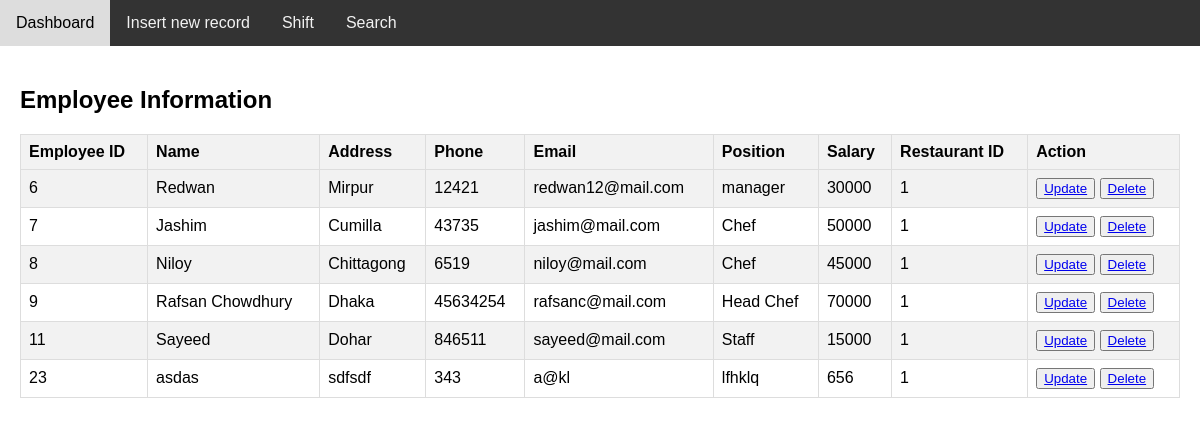
Screenshot of /Restaurant/employee/employee_table.php (signed in) with the database file from the repository.
### tables this page shows
CREATE TABLE `employee` (
  `Employee_ID` int(10) NOT NULL,
  `Name` varchar(20) DEFAULT NULL,
  `Address` varchar(100) DEFAULT NULL,
  `Phone` int(11) DEFAULT NULL,
  `Email` varchar(25) DEFAULT NULL,
  `Position` varchar(15) DEFAULT NULL,
  `salary` int(11) DEFAULT NULL,
  `Restaurant_ID` int(10) NOT NULL
);

### Restaurant/employee/employee_table.php (the view, shortened to what this page needs)
<!DOCTYPE html>
<html>
<head>
    <link rel="stylesheet" type="text/css" href="employee_table.css">
    <link rel="stylesheet" href="https://cdnjs.cloudflare.com/ajax/libs/font-awesome/4.7.0/css/font-awesome.min.css">
</head>
<body>
<div class="topnav">
  <a href="http://localhost/dbdine/Restaurant/r_dashboard/r_dashboard.php">Dashboard</a>
  <a href="http://localhost/dbdine/Restaurant/employee/employee.php">Insert new record</a>
  <a href="http://localhost/dbdine/Restaurant/employee/shift.php">Shift</a>
  <a href="http://localhost/dbdine/Restaurant/employee/employee_search.php">Search</a>
</div>
<div class="content">
  <h2>Employee Information</h2>
  <?php
include("../../admin/db.php");
$Restaurant_ID = $_SESSION['Restaurant_ID'];
$sql = "SELECT * FROM Employee WHERE Restaurant_ID = ?";
$stmt1 = $conn->prepare($sql);
$stmt1->bind_param("i", $Restaurant_ID);
$stmt1->execute();
$result1 = $stmt1->get_result();
echo "<table border='1'>";
echo "<tr><th>Employee ID</th>
<th>Name</th><th>Address</th>
<th>Phone</th><th>Email</th>
<th>Position</th>
<th>Salary</th>
<th>Restaurant ID</th>
<th>Action</th>
</tr>";
while ($row = $result1->fetch_assoc()) {
  echo "<tr>
  <td>".$row['Employee_ID']."</td>
  <td>".$row['Name']."</td>
  <td>".$row['Address']."</td>
  <td>".$row['Phone']."</td>
  <td>".$row['Email']."</td>
  <td>".$row['Position']."</td>
  <td>".$row['salary']."</td>
  <td>".$row['Restaurant_ID']."</td>
  <td>
      <button><a href='./employee_update.php?Employee_ID=".$row['Employee_ID']."'>Update</a></button>
      <button><a href='./employee_delete.php?Employee_ID=".$row['Employee_ID']."'>Delete</a></button>
  </td>
  </tr>";
}
echo "</table>";
?>
</div>
</body>
</html>

### Restaurant/employee/employee_table.css (style rules this page uses)
body { font-family: Arial, sans-serif; margin: 0; padding: 0; }
.topnav { overflow: hidden; background-color: #333; }
.topnav a { float: left; color: #f2f2f2; text-align: center; padding: 14px 16px; text-decoration: none; }
.content { padding: 20px; }
table { border-collapse: collapse; width: 100%; border: 1px solid #ddd; }
th, td { border: 1px solid #ddd; padding: 8px; text-align: left; }
th { background-color: #f2f2f2; }
tr:nth-child(even) { background-color: #f2f2f2; }

### rows the page displays
employee: Employee_ID "6", Name "Redwan", Address "Mirpur", Phone "12421", Email "redwan12@mail.com", Position "manager", salary "30000", Restaurant_ID "1"
employee: Employee_ID "7", Name "Jashim", Address "Cumilla", Phone "43735", Email "jashim@mail.com", Position "Chef", salary "50000", Restaurant_ID "1"
employee: Employee_ID "8", Name "Niloy", Address "Chittagong", Phone "6519", Email "niloy@mail.com", Position "Chef", salary "45000", Restaurant_ID "1"
employee: Employee_ID "9", Name "Rafsan Chowdhury", Address "Dhaka", Phone "45634254", Email "rafsanc@mail.com", Position "Head Chef", salary "70000", Restaurant_ID "1"
employee: Employee_ID "11", Name "Sayeed", Address "Dohar", Phone "846511", Email "sayeed@mail.com", Position "Staff", salary "15000", Restaurant_ID "1"
employee: Employee_ID "23", Name "asdas", Address "sdfsdf", Phone "343", Email "a@kl", Position "lfhklq", salary "656", Restaurant_ID "1"
